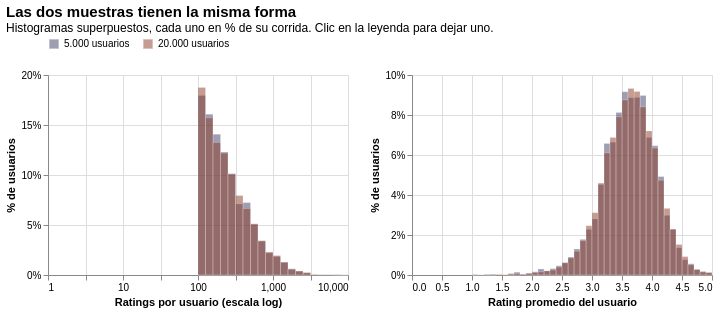

Write notebook code for a chart like this one.
### Markdown cell above
## Parte 2 — ¿La muestra tiene la misma forma?

Las dos corridas eligen al azar entre los mismos 80.675 usuarios con 100 ratings o más, así que
deberían parecerse. Comparamos la cantidad de ratings por usuario, el promedio que ponen y la época
de lo que miran, cada corrida en % de sus propios usuarios.

### Code cell
largo = pd.concat([d["silver"].assign(corrida=n) for n, d in datos.items()], ignore_index=True)
largo["log_ratings"] = np.log10(largo["cantidad_valoraciones_total"])
grupo = alt.selection_point(fields=["corrida"], bind="legend")


def histograma(campo, titulo_eje, paso, formato=None, extension=None):
    eje = alt.Axis(labelExpr="format(pow(10, datum.value), ',.0f')") if formato == "log" else alt.Axis()
    # cada gráfico recibe sólo las columnas que usa (si no, el notebook guarda las 54 columnas)
    return alt.Chart(largo[["corrida", campo]]).transform_bin("b", campo, bin=alt.Bin(step=paso, extent=extension)).transform_aggregate(
        n="count()", groupby=["b", "b_end", "corrida"]).transform_joinaggregate(
        total="sum(n)", groupby=["corrida"]).transform_calculate(pct="datum.n / datum.total").mark_bar(
        binSpacing=0, stroke="#ffffff", strokeWidth=0.4).encode(
        x=alt.X("b:Q", title=titulo_eje, axis=eje), x2="b_end:Q",
        y=alt.Y("pct:Q", title="% de usuarios", stack=None, axis=alt.Axis(format="%")), y2=alt.datum(0),
        color=alt.Color("corrida:N", scale=COLOR, title=None, legend=alt.Legend(orient="top")),
        opacity=alt.condition(grupo, alt.value(0.5), alt.value(0.05)),
        tooltip=["corrida:N", alt.Tooltip("pct:Q", format=".1%")]
    ).add_params(grupo).properties(width=300, height=200)


(histograma("log_ratings", "Ratings por usuario (escala log)", 0.1, "log", [2, 4.5])
 | histograma("rating_promedio_general", "Rating promedio del usuario", 0.1, extension=[1, 5])
 ).properties(title=alt.Title("Las dos muestras tienen la misma forma",
                              subtitle="Histogramas superpuestos, cada uno en % de su corrida. Clic en la leyenda para dejar uno.",
                              anchor="start", fontSize=15)).configure_view(stroke=None)

### Figure 1 — Vega-Lite specification as saved in the notebook (floating-point values rounded to 4 significant figures; data arrays with more than 128 entries replaced by an {"elided": "..."} marker saying what was removed)
{"config": {"view": {"continuousWidth": 300, "continuousHeight": 300, "stroke": null}}, "hconcat": [{"data": {"name": "data-c7afb24d37169cc320810197452de57a"}, "mark": {"type": "bar", "binSpacing": 0, "stroke": "#ffffff", "strokeWidth": 0.4}, "encoding": {"color": {"field": "corrida", "legend": {"orient": "top"}, "scale": {"domain": ["5.000 usuarios", "20.000 usuarios"], "range": ["#3e3f66", "#8b3a26"]}, "title": null, "type": "nominal"}, "opacity": {"condition": {"param": "param_a4beaad022f883b0", "value": 0.5}, "value": 0.05}, "tooltip": [{"field": "corrida", "type": "nominal"}, {"field": "pct", "format": ".1%", "type": "quantitative"}], "x": {"axis": {"labelExpr": "format(pow(10, datum.value), ',.0f')"}, "field": "b", "title": "Ratings por usuario (escala log)", "type": "quantitative"}, "x2": {"field": "b_end"}, "y": {"axis": {"format": "%"}, "field": "pct", "stack": null, "title": "% de usuarios", "type": "quantitative"}, "y2": {"datum": 0}}, "height": 200, "name": "view_78411c41bc73c7c4_0", "transform": [{"bin": {"extent": [2, 4.5], "step": 0.1}, "field": "log_ratings", "as": "b"}, {"aggregate": [{"op": "count", "as": "n"}], "groupby": ["b", "b_end", "corrida"]}, {"joinaggregate": [{"op": "sum", "field": "n", "as": "total"}], "groupby": ["corrida"]}, {"calculate": "datum.n / datum.total", "as": "pct"}], "width": 300}, {"data": {"name": "data-608d68006e981267be9bd7c5a8f83956"}, "mark": {"type": "bar", "binSpacing": 0, "stroke": "#ffffff", "strokeWidth": 0.4}, "encoding": {"color": {"field": "corrida", "legend": {"orient": "top"}, "scale": {"domain": ["5.000 usuarios", "20.000 usuarios"], "range": ["#3e3f66", "#8b3a26"]}, "title": null, "type": "nominal"}, "opacity": {"condition": {"param": "param_a4beaad022f883b0", "value": 0.5}, "value": 0.05}, "tooltip": [{"field": "corrida", "type": "nominal"}, {"field": "pct", "format": ".1%", "type": "quantitative"}], "x": {"axis": {}, "field": "b", "title": "Rating promedio del usuario", "type": "quantitative"}, "x2": {"field": "b_end"}, "y": {"axis": {"format": "%"}, "field": "pct", "stack": null, "title": "% de usuarios", "type": "quantitative"}, "y2": {"datum": 0}}, "height": 200, "name": "view_5a242da0bc423a53_1", "transform": [{"bin": {"extent": [1, 5], "step": 0.1}, "field": "rating_promedio_general", "as": "b"}, {"aggregate": [{"op": "count", "as": "n"}], "groupby": ["b", "b_end", "corrida"]}, {"joinaggregate": [{"op": "sum", "field": "n", "as": "total"}], "groupby": ["corrida"]}, {"calculate": "datum.n / datum.total", "as": "pct"}], "width": 300}], "params": [{"name": "param_a4beaad022f883b0", "select": {"type": "point", "fields": ["corrida"]}, "bind": "legend", "views": ["view_78411c41bc73c7c4_0", "view_5a242da0bc423a53_1"]}], "title": {"text": "Las dos muestras tienen la misma forma", "anchor": "start", "fontSize": 15, "subtitle": "Histogramas superpuestos, cada uno en % de su corrida. Clic en la leyenda para dejar uno."}, "$schema": "https://vega.github.io/schema/vega-lite/v6.4.1.json", "datasets": {"data-c7afb24d37169cc320810197452de57a": {"elided": "25000 records"}, "data-608d68006e981267be9bd7c5a8f83956": {"elided": "25000 records"}}}
